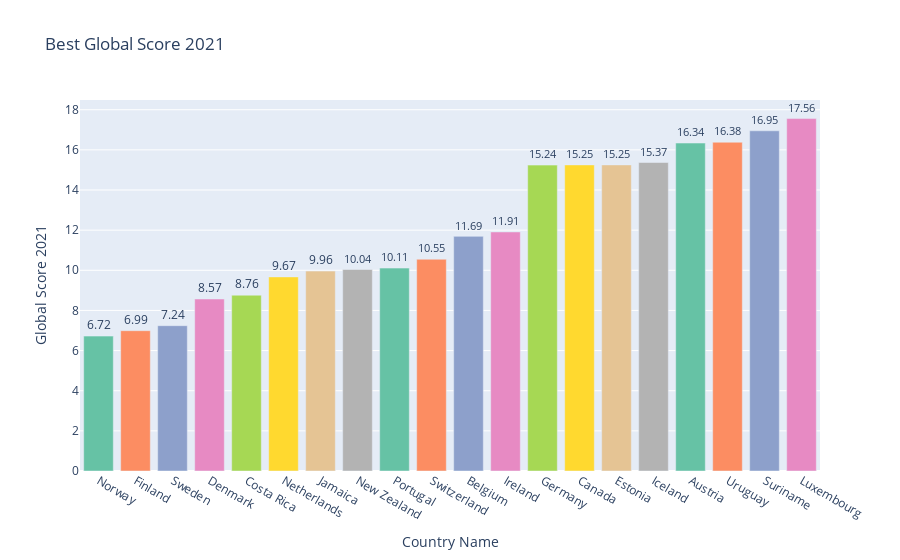

Source (notebook cell):
### Markdown cell above
# Exploring the Highest and Lowest 20 Global Scores of 2021

### Code cell
fig = px.bar(df.iloc[:20], y='Global Score 2021', x='Country Name', text='Global Score 2021', color='Country Name',
             color_discrete_sequence=px.colors.qualitative.Set2, title='Best Global Score 2021')
fig.update_traces(texttemplate='%{text:}', textposition='outside')
fig.update_layout(showlegend=False)
fig.show()

### Figure 1 — Plotly figure (JSON) as saved in the notebook; plotly's stock layout.template omitted (floating-point values rounded to 4 significant figures)
{"data": [{"alignmentgroup": "True", "hovertemplate": "Country Name=%{x}<br>Global Score 2021=%{text}<extra></extra>", "legendgroup": "Norway", "marker": {"color": "rgb(102,194,165)", "pattern": {"shape": ""}}, "name": "Norway", "offsetgroup": "Norway", "orientation": "v", "showlegend": true, "text": [6.72], "textposition": "outside", "texttemplate": "%{text:}", "type": "bar", "x": ["Norway"], "xaxis": "x", "y": [6.72], "yaxis": "y"}, {"alignmentgroup": "True", "hovertemplate": "Country Name=%{x}<br>Global Score 2021=%{text}<extra></extra>", "legendgroup": "Finland", "marker": {"color": "rgb(252,141,98)", "pattern": {"shape": ""}}, "name": "Finland", "offsetgroup": "Finland", "orientation": "v", "showlegend": true, "text": [6.99], "textposition": "outside", "texttemplate": "%{text:}", "type": "bar", "x": ["Finland"], "xaxis": "x", "y": [6.99], "yaxis": "y"}, {"alignmentgroup": "True", "hovertemplate": "Country Name=%{x}<br>Global Score 2021=%{text}<extra></extra>", "legendgroup": "Sweden", "marker": {"color": "rgb(141,160,203)", "pattern": {"shape": ""}}, "name": "Sweden", "offsetgroup": "Sweden", "orientation": "v", "showlegend": true, "text": [7.24], "textposition": "outside", "texttemplate": "%{text:}", "type": "bar", "x": ["Sweden"], "xaxis": "x", "y": [7.24], "yaxis": "y"}, {"alignmentgroup": "True", "hovertemplate": "Country Name=%{x}<br>Global Score 2021=%{text}<extra></extra>", "legendgroup": "Denmark", "marker": {"color": "rgb(231,138,195)", "pattern": {"shape": ""}}, "name": "Denmark", "offsetgroup": "Denmark", "orientation": "v", "showlegend": true, "text": [8.57], "textposition": "outside", "texttemplate": "%{text:}", "type": "bar", "x": ["Denmark"], "xaxis": "x", "y": [8.57], "yaxis": "y"}, {"alignmentgroup": "True", "hovertemplate": "Country Name=%{x}<br>Global Score 2021=%{text}<extra></extra>", "legendgroup": "Costa Rica", "marker": {"color": "rgb(166,216,84)", "pattern": {"shape": ""}}, "name": "Costa Rica", "offsetgroup": "Costa Rica", "orientation": "v", "showlegend": true, "text": [8.76], "textposition": "outside", "texttemplate": "%{text:}", "type": "bar", "x": ["Costa Rica"], "xaxis": "x", "y": [8.76], "yaxis": "y"}, {"alignmentgroup": "True", "hovertemplate": "Country Name=%{x}<br>Global Score 2021=%{text}<extra></extra>", "legendgroup": "Netherlands", "marker": {"color": "rgb(255,217,47)", "pattern": {"shape": ""}}, "name": "Netherlands", "offsetgroup": "Netherlands", "orientation": "v", "showlegend": true, "text": [9.67], "textposition": "outside", "texttemplate": "%{text:}", "type": "bar", "x": ["Netherlands"], "xaxis": "x", "y": [9.67], "yaxis": "y"}, {"alignmentgroup": "True", "hovertemplate": "Country Name=%{x}<br>Global Score 2021=%{text}<extra></extra>", "legendgroup": "Jamaica", "marker": {"color": "rgb(229,196,148)", "pattern": {"shape": ""}}, "name": "Jamaica", "offsetgroup": "Jamaica", "orientation": "v", "showlegend": true, "text": [9.96], "textposition": "outside", "texttemplate": "%{text:}", "type": "bar", "x": ["Jamaica"], "xaxis": "x", "y": [9.96], "yaxis": "y"}, {"alignmentgroup": "True", "hovertemplate": "Country Name=%{x}<br>Global Score 2021=%{text}<extra></extra>", "legendgroup": "New Zealand", "marker": {"color": "rgb(179,179,179)", "pattern": {"shape": ""}}, "name": "New Zealand", "offsetgroup": "New Zealand", "orientation": "v", "showlegend": true, "text": [10.04], "textposition": "outside", "texttemplate": "%{text:}", "type": "bar", "x": ["New Zealand"], "xaxis": "x", "y": [10.04], "yaxis": "y"}, {"alignmentgroup": "True", "hovertemplate": "Country Name=%{x}<br>Global Score 2021=%{text}<extra></extra>", "legendgroup": "Portugal", "marker": {"color": "rgb(102,194,165)", "pattern": {"shape": ""}}, "name": "Portugal", "offsetgroup": "Portugal", "orientation": "v", "showlegend": true, "text": [10.11], "textposition": "outside", "texttemplate": "%{text:}", "type": "bar", "x": ["Portugal"], "xaxis": "x", "y": [10.11], "yaxis": "y"}, {"alignmentgroup": "True", "hovertemplate": "Country Name=%{x}<br>Global Score 2021=%{text}<extra></extra>", "legendgroup": "Switzerland", "marker": {"color": "rgb(252,141,98)", "pattern": {"shape": ""}}, "name": "Switzerland", "offsetgroup": "Switzerland", "orientation": "v", "showlegend": true, "text": [10.55], "textposition": "outside", "texttemplate": "%{text:}", "type": "bar", "x": ["Switzerland"], "xaxis": "x", "y": [10.55], "yaxis": "y"}, {"alignmentgroup": "True", "hovertemplate": "Country Name=%{x}<br>Global Score 2021=%{text}<extra></extra>", "legendgroup": "Belgium", "marker": {"color": "rgb(141,160,203)", "pattern": {"shape": ""}}, "name": "Belgium", "offsetgroup": "Belgium", "orientation": "v", "showlegend": true, "text": [11.69], "textposition": "outside", "texttemplate": "%{text:}", "type": "bar", "x": ["Belgium"], "xaxis": "x", "y": [11.69], "yaxis": "y"}, {"alignmentgroup": "True", "hovertemplate": "Country Name=%{x}<br>Global Score 2021=%{text}<extra></extra>", "legendgroup": "Ireland", "marker": {"color": "rgb(231,138,195)", "pattern": {"shape": ""}}, "name": "Ireland", "offsetgroup": "Ireland", "orientation": "v", "showlegend": true, "text": [11.91], "textposition": "outside", "texttemplate": "%{text:}", "type": "bar", "x": ["Ireland"], "xaxis": "x", "y": [11.91], "yaxis": "y"}, {"alignmentgroup": "True", "hovertemplate": "Country Name=%{x}<br>Global Score 2021=%{text}<extra></extra>", "legendgroup": "Germany", "marker": {"color": "rgb(166,216,84)", "pattern": {"shape": ""}}, "name": "Germany", "offsetgroup": "Germany", "orientation": "v", "showlegend": true, "text": [15.24], "textposition": "outside", "texttemplate": "%{text:}", "type": "bar", "x": ["Germany"], "xaxis": "x", "y": [15.24], "yaxis": "y"}, {"alignmentgroup": "True", "hovertemplate": "Country Name=%{x}<br>Global Score 2021=%{text}<extra></extra>", "legendgroup": "Canada", "marker": {"color": "rgb(255,217,47)", "pattern": {"shape": ""}}, "name": "Canada", "offsetgroup": "Canada", "orientation": "v", "showlegend": true, "text": [15.25], "textposition": "outside", "texttemplate": "%{text:}", "type": "bar", "x": ["Canada"], "xaxis": "x", "y": [15.25], "yaxis": "y"}, {"alignmentgroup": "True", "hovertemplate": "Country Name=%{x}<br>Global Score 2021=%{text}<extra></extra>", "legendgroup": "Estonia", "marker": {"color": "rgb(229,196,148)", "pattern": {"shape": ""}}, "name": "Estonia", "offsetgroup": "Estonia", "orientation": "v", "showlegend": true, "text": [15.25], "textposition": "outside", "texttemplate": "%{text:}", "type": "bar", "x": ["Estonia"], "xaxis": "x", "y": [15.25], "yaxis": "y"}, {"alignmentgroup": "True", "hovertemplate": "Country Name=%{x}<br>Global Score 2021=%{text}<extra></extra>", "legendgroup": "Iceland", "marker": {"color": "rgb(179,179,179)", "pattern": {"shape": ""}}, "name": "Iceland", "offsetgroup": "Iceland", "orientation": "v", "showlegend": true, "text": [15.37], "textposition": "outside", "texttemplate": "%{text:}", "type": "bar", "x": ["Iceland"], "xaxis": "x", "y": [15.37], "yaxis": "y"}, {"alignmentgroup": "True", "hovertemplate": "Country Name=%{x}<br>Global Score 2021=%{text}<extra></extra>", "legendgroup": "Austria", "marker": {"color": "rgb(102,194,165)", "pattern": {"shape": ""}}, "name": "Austria", "offsetgroup": "Austria", "orientation": "v", "showlegend": true, "text": [16.34], "textposition": "outside", "texttemplate": "%{text:}", "type": "bar", "x": ["Austria"], "xaxis": "x", "y": [16.34], "yaxis": "y"}, {"alignmentgroup": "True", "hovertemplate": "Country Name=%{x}<br>Global Score 2021=%{text}<extra></extra>", "legendgroup": "Uruguay", "marker": {"color": "rgb(252,141,98)", "pattern": {"shape": ""}}, "name": "Uruguay", "offsetgroup": "Uruguay", "orientation": "v", "showlegend": true, "text": [16.38], "textposition": "outside", "texttemplate": "%{text:}", "type": "bar", "x": ["Uruguay"], "xaxis": "x", "y": [16.38], "yaxis": "y"}, {"alignmentgroup": "True", "hovertemplate": "Country Name=%{x}<br>Global Score 2021=%{text}<extra></extra>", "legendgroup": "Suriname", "marker": {"color": "rgb(141,160,203)", "pattern": {"shape": ""}}, "name": "Suriname", "offsetgroup": "Suriname", "orientation": "v", "showlegend": true, "text": [16.95], "textposition": "outside", "texttemplate": "%{text:}", "type": "bar", "x": ["Suriname"], "xaxis": "x", "y": [16.95], "yaxis": "y"}, {"alignmentgroup": "True", "hovertemplate": "Country Name=%{x}<br>Global Score 2021=%{text}<extra></extra>", "legendgroup": "Luxembourg", "marker": {"color": "rgb(231,138,195)", "pattern": {"shape": ""}}, "name": "Luxembourg", "offsetgroup": "Luxembourg", "orientation": "v", "showlegend": true, "text": [17.56], "textposition": "outside", "texttemplate": "%{text:}", "type": "bar", "x": ["Luxembourg"], "xaxis": "x", "y": [17.56], "yaxis": "y"}], "layout": {"barmode": "relative", "legend": {"title": {"text": "Country Name"}, "tracegroupgap": 0}, "showlegend": false, "title": {"text": "Best Global Score 2021"}, "xaxis": {"anchor": "y", "categoryarray": ["Norway", "Finland", "Sweden", "Denmark", "Costa Rica", "Netherlands", "Jamaica", "New Zealand", "Portugal", "Switzerland", "Belgium", "Ireland", "Germany", "Canada", "Estonia", "Iceland", "Austria", "Uruguay", "Suriname", "Luxembourg"], "categoryorder": "array", "domain": [0, 1], "title": {"text": "Country Name"}}, "yaxis": {"anchor": "x", "domain": [0, 1], "title": {"text": "Global Score 2021"}}}}
